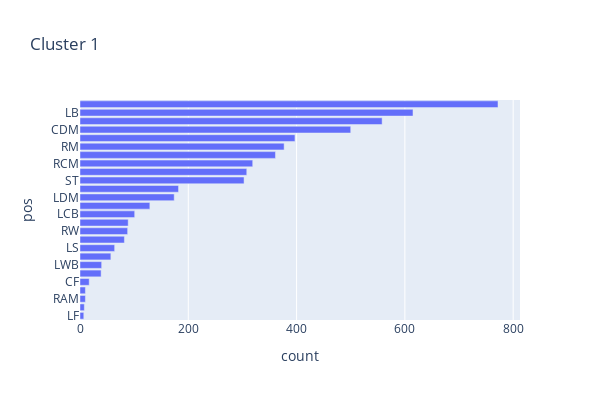

The code cell stored with this chart in its notebook:
### Code cell
print("Cluster 2")
pos=list()
count=list()
for j in clusts[1]:
    pos.append(j)
    count.append(clusts[1][j])
    #making a pandas df to store this
d = pd.DataFrame()
d['pos'] = pos
d['count'] = count
d = d.sort_values(by=['count'])
fig = px.bar(d, x="count", y="pos",title="Cluster "+str(1),width=600,height=400)
fig.show()

### Figure 1 — Plotly figure (JSON) as saved in the notebook; plotly's stock layout.template omitted (floating-point values rounded to 4 significant figures)
{"data": [{"alignmentgroup": "True", "hovertemplate": "count=%{x}<br>pos=%{y}<extra></extra>", "legendgroup": "", "marker": {"color": "#636efa"}, "name": "", "offsetgroup": "", "orientation": "h", "showlegend": false, "textposition": "auto", "type": "bar", "x": [7, 8, 10, 10, 17, 39, 40, 57, 64, 82, 88, 89, 101, 129, 174, 182, 303, 308, 319, 361, 377, 397, 500, 558, 615, 772], "xaxis": "x", "y": ["LF", "RF", "RAM", "LAM", "CF", "RWB", "LWB", "RS", "LS", "RCB", "RW", "LW", "LCB", "CB", "LDM", "RDM", "ST", "LCM", "RCM", "LM", "RM", "CAM", "CDM", "RB", "LB", "CM"], "yaxis": "y"}], "layout": {"barmode": "relative", "height": 400, "legend": {"tracegroupgap": 0}, "title": {"text": "Cluster 1"}, "width": 600, "xaxis": {"anchor": "y", "domain": [0, 1], "title": {"text": "count"}}, "yaxis": {"anchor": "x", "domain": [0, 1], "title": {"text": "pos"}}}}
